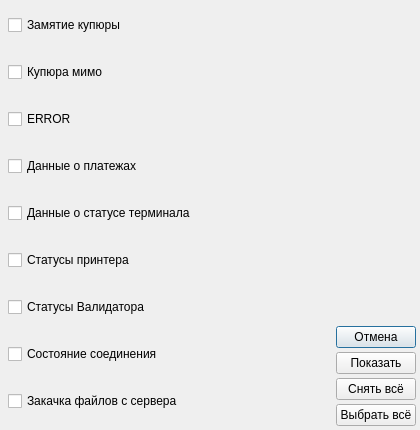
<?xml version="1.0" encoding="UTF-8"?>
<ui version="4.0">
    <class>SelectCategoryLogView</class>
    <widget class="QDialog" name="SelectCategoryLogView">
        <property name="geometry">
            <rect>
                <x>0</x>
                <y>0</y>
                <width>420</width>
                <height>430</height>
            </rect>
        </property>
        <property name="minimumSize">
            <size>
                <width>420</width>
                <height>430</height>
            </size>
        </property>
        <property name="maximumSize">
            <size>
                <width>420</width>
                <height>430</height>
            </size>
        </property>
        <property name="windowTitle">
            <string>Dialog</string>
        </property>
        <layout class="QVBoxLayout" name="verticalLayout_2">
            <property name="margin">
                <number>0</number>
            </property>
            <item>
                <widget class="QWidget" name="wgtSelectSearchParam" native="true">
                    <layout class="QHBoxLayout" name="horizontalLayout_2" stretch="10,0">
                        <property name="spacing">
                            <number>4</number>
                        </property>
                        <property name="margin">
                            <number>4</number>
                        </property>
                        <item>
                            <layout class="QVBoxLayout" name="verticalLayout">
                                <property name="spacing">
                                    <number>20</number>
                                </property>
                                <property name="margin">
                                    <number>4</number>
                                </property>
                                <item>
                                    <widget class="QCheckBox" name="chbxSelectValidatorJam">
                                        <property name="text">
                                            <string>Замятие купюры</string>
                                        </property>
                                    </widget>
                                </item>
                                <item>
                                    <widget class="QCheckBox" name="chbxSelectMoneyOut">
                                        <property name="text">
                                            <string>Купюра мимо</string>
                                        </property>
                                    </widget>
                                </item>
                                <item>
                                    <widget class="QCheckBox" name="chbxSelectERROR">
                                        <property name="text">
                                            <string>ERROR</string>
                                        </property>
                                    </widget>
                                </item>
                                <item>
                                    <widget class="QCheckBox" name="chbxSelectPayDaemon">
                                        <property name="text">
                                            <string>Данные о платежах</string>
                                        </property>
                                    </widget>
                                </item>
                                <item>
                                    <widget class="QCheckBox" name="chbxSelectStatusAso">
                                        <property name="text">
                                            <string>Данные о статусе терминала</string>
                                        </property>
                                    </widget>
                                </item>
                                <item>
                                    <widget class="QCheckBox" name="chbxSelectStatusPrinter">
                                        <property name="text">
                                            <string>Статусы принтера</string>
                                        </property>
                                    </widget>
                                </item>
                                <item>
                                    <widget class="QCheckBox" name="chbxSelectStatusValidator">
                                        <property name="text">
                                            <string>Статусы Валидатора</string>
                                        </property>
                                    </widget>
                                </item>
                                <item>
                                    <widget class="QCheckBox" name="chbxSelectConnectionState">
                                        <property name="text">
                                            <string>Состояние соединения</string>
                                        </property>
                                    </widget>
                                </item>
                                <item>
                                    <widget class="QCheckBox" name="chbxSelectUpdater">
                                        <property name="text">
                                            <string>Закачка файлов с сервера</string>
                                        </property>
                                    </widget>
                                </item>
                            </layout>
                        </item>
                        <item>
                            <layout class="QVBoxLayout" name="verticalLayout_3">
                                <item>
                                    <spacer name="verticalSpacer_2">
                                        <property name="orientation">
                                            <enum>Qt::Vertical</enum>
                                        </property>
                                        <property name="sizeHint" stdset="0">
                                            <size>
                                                <width>20</width>
                                                <height>40</height>
                                            </size>
                                        </property>
                                    </spacer>
                                </item>
                                <item>
                                    <widget class="QPushButton" name="btnCloseSelectDataS">
                                        <property name="text">
                                            <string>Отмена</string>
                                        </property>
                                    </widget>
                                </item>
                                <item>
                                    <widget class="QPushButton" name="btnShowSelectData">
                                        <property name="text">
                                            <string>Показать</string>
                                        </property>
                                    </widget>
                                </item>
                                <item>
                                    <widget class="QPushButton" name="btnDeSelectDataAllS">
                                        <property name="text">
                                            <string>Снять всё</string>
                                        </property>
                                    </widget>
                                </item>
                                <item>
                                    <widget class="QPushButton" name="btnSelectDataAllS">
                                        <property name="text">
                                            <string>Выбрать всё</string>
                                        </property>
                                    </widget>
                                </item>
                            </layout>
                        </item>
                    </layout>
                </widget>
            </item>
        </layout>
    </widget>
    <resources />
    <connections>
        <connection>
            <sender>btnCloseSelectDataS</sender>
            <signal>clicked()</signal>
            <receiver>SelectCategoryLogView</receiver>
            <slot>close()</slot>
            <hints>
                <hint type="sourcelabel">
                    <x>357</x>
                    <y>413</y>
                </hint>
                <hint type="destinationlabel">
                    <x>395</x>
                    <y>473</y>
                </hint>
            </hints>
        </connection>
    </connections>
</ui>
